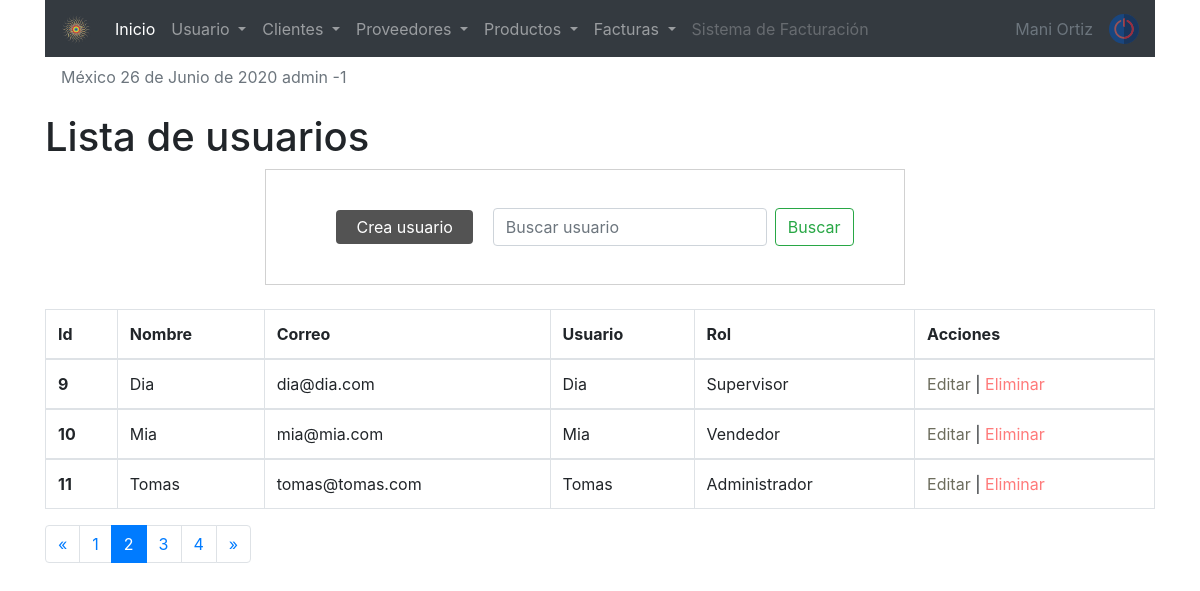
The page /sistema/lista_usuarios.php?pagina=2 (signed in) on the database its author committed.
### tables this page shows
CREATE TABLE `usuario` (
  `idusuario` int(11) NOT NULL,
  `nombre` varchar(50) DEFAULT NULL,
  `correo` varchar(100) DEFAULT NULL,
  `usuario` varchar(15) DEFAULT NULL,
  `clave` varchar(100) DEFAULT NULL,
  `rol` int(11) DEFAULT NULL,
  `estatus` int(11) NOT NULL DEFAULT 1
);

CREATE TABLE `rol` (
  `idrol` int(11) NOT NULL,
  `rol` varchar(20) DEFAULT NULL
);

### sistema/includes/functions.php (called while the page is built, shortened)
<?php
	function fechaC(){
		$mes = array("","Enero",
					  "Febrero",
					  "Marzo",
					  "Abril",
					  "Mayo",
					  "Junio",
					  "Julio",
					  "Agosto",
					  "Septiembre",
					  "Octubre",
					  "Noviembre",
					  "Diciembre");
		return date('d')." de ". $mes[date('n')] . " de " . date('Y');
	}
 ?>

### sistema/lista_usuarios.php (the view, shortened to what this page needs)
<?php
   include "../conexion.php"
?>
<!doctype html>
<html lang="en">
<link rel="stylesheet" href="css/style1.css">
  <head>
    <?php include "includes/scripts.php" ?>
  </head>
  <body>
  <?php include "includes/header.php" ?>
    <div class="container">
        <h1>Lista de usuarios </h1>
     <div class="container row">
     <form class="form-inline my-2 my-lg-0" action="buscar_usuario.php" method="get">
     <a href="registro_usuario.php" class="btn_new">Crea usuario</a>
      <input class="form-control mr-sm-2" type="search" placeholder="Buscar usuario" aria-label="Search" name="busqueda" id="busqueda">
      <button class="btn btn-outline-success my-2 my-sm-0" type="submit" value="buscar">Buscar</button>
    </form>
    </div>
<br>
<div class="table-responsive">
            <table class="table table-bordered  table-responsive-xl">
            <thead>
                <tr>
                <th scope="col">Id</th>
                <th scope="col">Nombre</th>
                <th scope="col">Correo</th>
                <th scope="col">Usuario</th>
                <th scope="col">Rol</th>
                <th scope="col">Acciones</th>
                </tr>
            </thead>
            <?php
            $sql_registe = mysqli_query($conection, "SELECT COUNT(*) as total_registro FROM usuario WHERE estatus = 1 " );
            $result_register = mysqli_fetch_array($sql_registe);
			$total_registro = $result_register['total_registro'];
			$por_pagina = 3;
			if(empty($_GET['pagina']))
			{
				$pagina = 1;
			}else{
				$pagina = $_GET['pagina'];
			}
			$desde = ($pagina-1) * $por_pagina;
			$total_paginas = ceil($total_registro / $por_pagina);
            $query = mysqli_query($conection, "SELECT u.idusuario, u.nombre, u.correo, u.usuario, r.rol FROM usuario u INNER JOIN rol r ON u.rol = r.idrol WHERE estatus = 1 ORDER BY u.idusuario ASC LIMIT $desde,$por_pagina " );
            $result = mysqli_num_rows($query);
            if($result > 0 ){
                while ($data = mysqli_fetch_array($query)){
            ?>
            <tbody>
                <tr>
                <th scope="row"><?php echo $data['idusuario']; ?></th>
                <td><?php echo $data['nombre']; ?></td>
                <td><?php echo $data['correo']; ?></td>
                <td><?php echo $data['usuario']; ?></td>
                <td><?php echo $data['rol']; ?></td>
                <td>
                    <a href="editar_usuario.php?id=<?php echo $data['idusuario']; ?>" class="link_edit">Editar </a>
                    <?php if($data['idusuario'] != 1){ ?>
                    |
                    <a href="eliminar_confirmar_usuario.php?id=<?php echo $data['idusuario']; ?>" class="link_delete">Eliminar</a>
                <?php } ?>
                </td>
                </tr>
            </tbody>
            <?php
        }
            }
            ?>
            </table>
            <nav aria-label="Page navigation example">
                <ul class="pagination">
                <?php
                if ($pagina != 1){
               ?>
                    <li class="page-item">
                    <a class="page-link" href="?pagina=<?php echo $pagina - 1; ?>" aria-label="Previous">
                        <span aria-hidden="true">&laquo;</span>
                    </a>
                    </li>
                    <?php
                    }
                    for($i=1; $i <= $total_paginas ; $i++){
                        if($i == $pagina){
                            echo '<li class="page-item active"><a class="page-link" href="?pagina='.$i.'">'.$i.'</a></li>';
                        }else{
                            echo '<li class="page-item"><a class="page-link" href="?pagina='.$i.'">'.$i.'</a></li>';
                        }
                    }
                    if ($pagina != $total_paginas){
                    ?>
                    <li class="page-item">
                    <a class="page-link" href="?pagina=<?php echo $pagina + 1; ?>" aria-label="Next">
                        <span aria-hidden="true">&raquo;</span>
                    </a>
                    </li>
                <?php } ?>
                </ul>
            </nav>
    </div>
    </div>
   </body>
</html>

### sistema/includes/scripts.php (shortened to what this page needs)
<link rel="stylesheet" href="https://stackpath.bootstrapcdn.com/bootstrap/4.5.0/css/bootstrap.min.css">
<?php  include "functions.php" ?>

### sistema/includes/header.php (shortened to what this page needs)
<div class="container">
  <nav class="navbar navbar-expand-lg navbar-dark bg-dark">
  <a class="navbar-brand" href="#"><img src="img/256.png" class="img-fluid" alt="Responsive image" width="30px"></a>
  <div class="collapse navbar-collapse" id="navbarSupportedContent">
    <ul class="navbar-nav mr-auto">
      <li class="nav-item active">
        <a class="nav-link" href="#">Inicio <span class="sr-only">(current)</span></a>
      </li>
      <?php
      if($_SESSION['rol'] == 1){
      ?>
      <li class="nav-item dropdown">
        <a class="nav-link dropdown-toggle" href="#" id="navbarDropdown" role="button" data-toggle="dropdown" aria-haspopup="true" aria-expanded="false">
          Usuario
        </a>
      </li>
    <?php } ?>
      <li class="nav-item dropdown">
        <a class="nav-link dropdown-toggle" href="#" id="navbarDropdown" role="button" data-toggle="dropdown" aria-haspopup="true" aria-expanded="false">
		Clientes
        </a>
    </li>
    <?php
      if($_SESSION['rol'] == 1 || $_SESSION['rol'] == 2 ){
      ?>
	  <li class="nav-item dropdown">
        <a class="nav-link dropdown-toggle" href="#" id="navbarDropdown" role="button" data-toggle="dropdown" aria-haspopup="true" aria-expanded="false">
		Proveedores
        </a>
    </li>
    <?php } ?>
	  <li class="nav-item dropdown">
        <a class="nav-link dropdown-toggle" href="#" id="navbarDropdown" role="button" data-toggle="dropdown" aria-haspopup="true" aria-expanded="false">
		Productos
        </a>
	  </li>
	  <li class="nav-item dropdown">
        <a class="nav-link dropdown-toggle" href="#" id="navbarDropdown" role="button" data-toggle="dropdown" aria-haspopup="true" aria-expanded="false">
		Facturas
        </a>
      </li>
      <li class="nav-item">
        <a class="nav-link disabled" href="#">Sistema de Facturación </a>
      </li>
	</ul>
        <a class="nav-link disabled" href="#">Mani Ortiz </a>
	<a href="salir.php" href=""><img class="close" src="img/1.svg" alt="Salir del sistema" title="Salir" width="30px" ></a>
  </div>
</nav>
<p class="nav-link disabled">México <?php echo fechaC() ?>  <span><?php echo $_SESSION['user'].' -'.$_SESSION['rol'] ;  ?> </span></p>
</div>

### sistema/css/style1.css (style rules this page uses)
form { margin: auto; padding: 20px 50px; border: 1px solid #d1d1d1; }
.btn_new { background: rgb(83, 83, 83); color: rgb(255, 255, 255); display: inline-block; padding: 5px 20px; border-radius: 4px; margin: 20px; }
.link_edit { color: rgb(109, 109, 94); }
.link_delete { color: rgb(255, 122, 122); }

### rows shown on the page
usuario: idusuario "9", nombre "Dia", correo "dia@dia.com", usuario "Dia", rol.rol "Supervisor"
usuario: idusuario "10", nombre "Mia", correo "mia@mia.com", usuario "Mia", rol.rol "Vendedor"
usuario: idusuario "11", nombre "Tomas", correo "tomas@tomas.com", usuario "Tomas", rol.rol "Administrador"

### other values the page prints
fechaC() "26 de Junio de 2020"
$_SESSION['user'] "admin"
$_SESSION['rol'] "1"
